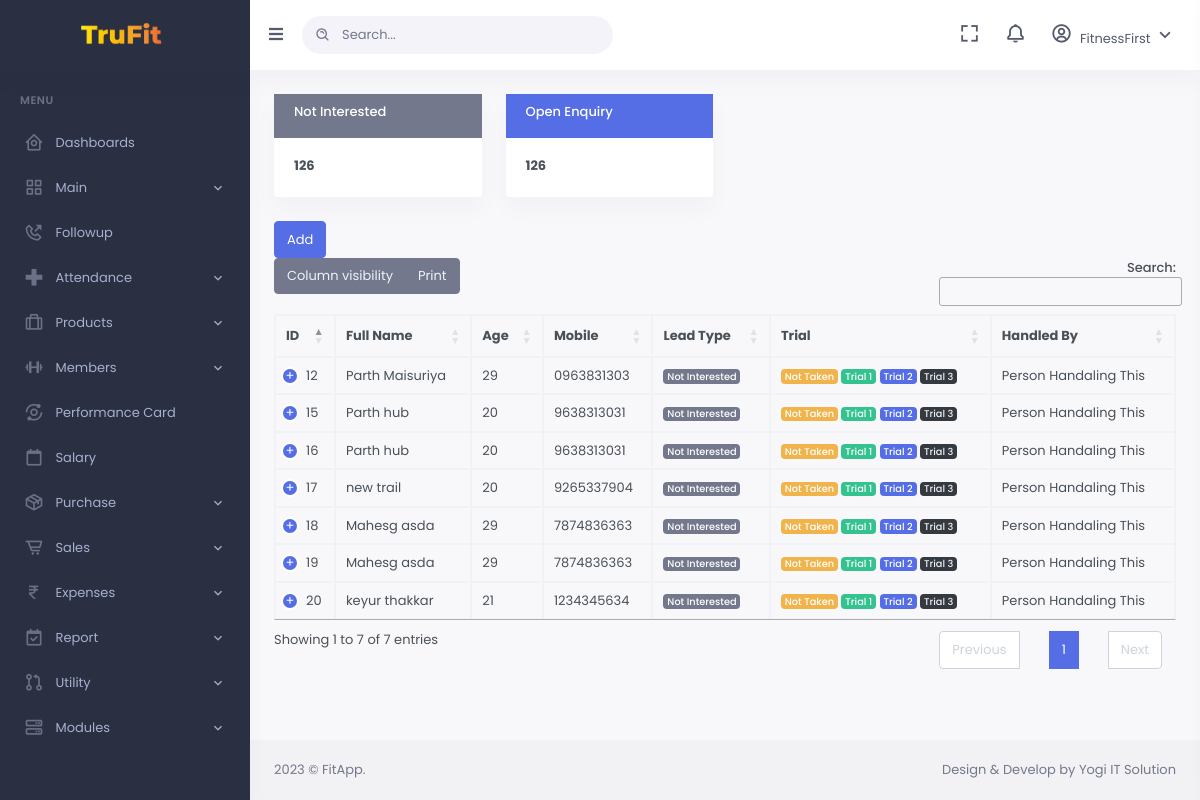
Screenshot of /all-inq-lost.php (signed in) with the database file from the repository.
### tables this page shows
CREATE TABLE `student` (
  `stdID` int(11) NOT NULL,
  `stdfName` varchar(100) NOT NULL,
  `stdlName` varchar(100) NOT NULL,
  `stdAge` int(3) NOT NULL,
  `stdGender` varchar(7) NOT NULL,
  `stdContact` varchar(10) NOT NULL,
  `stdEmailID` varchar(50) NOT NULL,
  `school` varchar(200) NOT NULL,
  `locationID` int(11) NOT NULL,
  `refID` int(11) NOT NULL,
  `programInterestedIN` int(11) NOT NULL,
  `resume` varchar(500) NOT NULL,
  `priority` varchar(50) NOT NULL,
  `remarks` varchar(500) NOT NULL
);

### all-inq-lost.php (the view, shortened to what this page needs)
<?php
include_once 'db_conn.php';
?>
<!DOCTYPE html>
<html lang="en">
<?php
include('inc/head.php')
?>
<body data-sidebar="dark">
    <div id="layout-wrapper">
        <?php
        include('inc/sidebar.php')
        ?>
        <div id="main" class="layout-column flex">
            <?php
            include('inc/header.php')
            ?>
            <div class="main-content">
                <div class="page-content">
                    <div class="container-fluid">
                        <div class="row ">
                            <div class="col-lg-12 col-12">
                                <div class="row ">
                                    <div class="col-md-3">
                                        <a href="#">
                                            <div class="card ">
                                                <div class="card-header bg-secondary">
                                                    <h6 class="text-white">Not Interested</h6>
                                                </div>
                                                <div class="card-body ">
                                                    <h6 class="fw-bolder mb-1">126</6>
                                                </div>
                                            </div>
                                        </a>
                                    </div>
                                    <div class="col-md-3">
                                        <a href="all-inquiry.php">
                                            <div class="card ">
                                                <div class="card-header bg-primary">
                                                    <h6 class="text-white">Open Enquiry</h6>
                                                </div>
                                                <div class="card-body ">
                                                    <h6 class="fw-bolder mb-1">126</6>
                                                </div>
                                            </div>
                                        </a>
                                    </div>
                                </div>
                            </div>
                        </div>
                        <div class="padding">
                            <table id="datatable-buttons" class="table table-bordered dt-responsive nowrap w-100">
                                <thead>
                                    <tr>
                                        <th data-sortable="true" data-field="id">ID</th>
                                        <th data-sortable="true" data-field="fullname">Full Name</th>
                                        <th data-sortable="true" data-field="age">Age</th>
                                        <th data-sortable="true" data-field="Mobile">Mobile</th>
                                        <th data-sortable="true" data-field="Lead Type">Lead Type</th>
                                        <th data-sortable="true" data-field="Trial">Trial</th>
                                        <th data-sortable="true" data-field="Handled By">Handled By</th>
                                        <a href="add-inquiry.php" class="btn btn-primary">Add</a>
                                    </tr>
                                </thead>
                                <tbody>
                                    <?php
                                    $sqlIn = "SELECT * FROM `student` as s inner JOIN location as l on s.locationID = l.locationID";
                                    $res = mysqli_query($conn, $sqlIn);
                                    while ($row = mysqli_fetch_assoc($res)) {
                                    ?>
                                        <tr class=" flex">
                                            <td class="flex"><?= $row['stdID'] ?></td>
                                            <td class="flex"><?= $row['stdfName'] . " " . $row['stdlName'] ?></td>
                                            <td class="flex"><?= $row['stdAge'] ?></td>
                                            <td class="flex"><?= $row['stdContact'] ?></td>
                                            <td>
                                                <span class="badge  bg-secondary">
                                                    Not Interested
                                                </span>
                                            </td>
                                            <td>
                                                <span class="badge  bg-warning">
                                                    Not Taken
                                                </span>
                                                <span class="badge  bg-success">
                                                    Trial 1
                                                </span>
                                                <span class="badge  bg-primary">
                                                    Trial 2
                                                </span>
                                                <span class="badge  bg-dark">
                                                    Trial 3
                                                </span>
                                            </td>
                                            <td>Person Handaling This</td>
                        </div>
                        </tr>
                    <?php } ?>
            <?php
            include('inc/footer.php')
            ?>
</body>
</html>

### inc/head.php (shortened to what this page needs)
<head>
        <link href="assets/css/bootstrap.min.css" id="bootstrap-style" rel="stylesheet" type="text/css" />
        <link href="assets/css/icons.min.css" rel="stylesheet" type="text/css" />
        <link href="assets/css/app.min.css" id="app-style" rel="stylesheet" type="text/css" />
        <link rel="stylesheet" href="//cdn.datatables.net/1.13.1/css/jquery.dataTables.min.css">
    </head>

### inc/sidebar.php (shortened to what this page needs)
<?php
    if(isset($_SESSION['roleID']))
    {
        $roleID = $_SESSION['roleID'];
        $roleArr = array();
        $i = 0;
        $sqlChkPer = "SELECT * from permissionmanager where roleID = $roleID";
        $resChkPer = mysqli_query($conn,$sqlChkPer);
        while($rowChkPer = mysqli_fetch_assoc($resChkPer))
        {
            $roleArr[$i] = $rowChkPer['perID'];
            $i = $i + 1;
        }
    }
    else
    {
        header("Location: login.php");
    }
 ?>
<div class="vertical-menu">
    <div data-simplebar class="h-100">
        <div id="sidebar-menu">
            <ul class="metismenu list-unstyled" id="side-menu">
                <li class="menu-title" key="t-menu">Menu</li>
                <li>
                    <a href="index.php" class="waves-effect">
                        <i class="bx bx-home-circle"></i>
                        <span key="t-dashboards">Dashboards</span>
                    </a>
                </li>
                <li>
                    <a href="javascript: void(0);" class="has-arrow waves-effect">
                        <i class="bx bx-grid-alt"></i>
                        <span key="t-dashboards">Main</span>
                    </a>
                </li>
                <?php
                    if(in_array(14,$roleArr))
                    {
                ?>
                <li>
                    <a href="followup.php" class="waves-effect">
                        <i class="bx bx-phone-outgoing"></i>
                        <span key="t-dashboards">Followup</span>
                    </a>
                </li>
                <?php } ?>
                <?php
                    if(in_array(10,$roleArr) || in_array(1,$roleArr))
                    {
                ?>
                <li>
                    <a href="javascript: void(0);" class="has-arrow waves-effect">
                        <i class="bx bx-plus-medical"></i>
                        <span key="t-dashboards">Attendance</span>
                    </a>
                        <?php } ?>
                </li>
                <?php
                    if(in_array(16,$roleArr))
                    {
                ?>
                <li>
                    <a href="javascript: void(0);" class="has-arrow waves-effect">
                        <i class="bx bx-briefcase-alt"></i>
                        <span key="t-dashboards">Products</span>
                    </a>
                </li>
                <?php } ?>
                <?php
                    if(in_array(17,$roleArr))
                    {
                ?>
                <li>
                    <a href="javascript: void(0);" class="has-arrow waves-effect">
                        <i class="bx bx-dumbbell"></i>
                        <span key="t-dashboards">Members</span>
                    </a>
                </li>
            <?php } ?>
                <li>
                    <a href="scorecard.php" class="waves-effect">
                        <i class="bx bx-analyse"></i>
                        <span key="t-dashboards">Performance Card</span>
                    </a>
                </li>
                <?php
                    if(in_array(4,$roleArr))
                    {
                ?>
                <li>
                    <a href="salarayregister.php" class="waves-effect">
                        <i class="bx bx-calendar-alt"></i>
                        <span key="t-dashboards">Salary</span>
                    </a>
                </li>
                <?php } ?>
                <?php
                    if(in_array(19,$roleArr))
                    {
                ?>
                <li>
                    <a href="javascript: void(0);" class="has-arrow waves-effect">
                        <i class="bx bx-package"></i>
                        <span key="t-dashboards">Purchase</span>
                    </a>
                </li>
            <?php } ?>
            <?php
                if(in_array(20,$roleArr))
                {
            ?>
                <li>
                    <a href="javascript: void(0);" class="has-arrow waves-effect">
                        <i class="bx bx-cart-alt"></i>
                        <span key="t-dashboards">Sales</span>
                    </a>
                </li>
            <?php } ?>
            <?php
                if(in_array(21,$roleArr))
                {
            ?>
                <li>
                    <a href="javascript: void(0);" class="has-arrow waves-effect">
                        <i class="bx bx-rupee"></i>
                        <span key="t-dashboards">Expenses</span>
                    </a>
                </li>
            <?php } ?>
            <?php
                if(in_array(3,$roleArr))
                {
            ?>
                <li>
                    <a href="javascript: void(0);" class="has-arrow waves-effect">
                        <i class="bx bx-calendar-check"></i>
                        <span key="t-dashboards">Report</span>
                    </a>
                </li>
            <?php } ?>
            <?php
                if(in_array(8,$roleArr))
                {
            ?>
                <li>
                    <a href="javascript: void(0);" class="has-arrow waves-effect">
                        <i class="bx bx-git-pull-request"></i>
                        <span key="t-dashboards">Utility</span>
                    </a>
                </li>
            <?php } ?>
            <?php
                if(in_array(9,$roleArr))
                {
            ?>
                <li>
                    <a href="javascript: void(0);" class="has-arrow waves-effect">
                        <i class="bx bx-server"></i>
                        <span key="t-dashboards">Modules</span>
                    </a>
                </li>
            <?php } ?>
            </ul>
        </div>
    </div>
</div>

### inc/header.php (shortened to what this page needs)
<header id="page-topbar">
    <div class="navbar-header">
        <div class="d-flex">
            <div class="navbar-brand-box">
                <a href="index.php" class="logo logo-light">
                    <span class="logo-lg">
                        <img src="assets/images/logo.png" alt="" height="50">
                    </span>
                </a>
            </div>
            <button type="button" class="btn btn-sm px-3 font-size-16 header-item waves-effect" id="vertical-menu-btn">
                <i class="fa fa-fw fa-bars"></i>
            </button>
            <form class="app-search d-none d-lg-block">
                <div class="position-relative">
                    <input type="text" class="form-control" placeholder="Search...">
                    <span class="bx bx-search-alt"></span>
                </div>
            </form>
        </div>
        <div class="d-flex">
            <div class="dropdown d-none d-lg-inline-block ms-1">
                <button type="button" class="btn header-item noti-icon waves-effect" data-toggle="fullscreen">
                    <i class="bx bx-fullscreen"></i>
                </button>
            </div>
            <div class="dropdown d-inline-block">
                <button type="button" class="btn header-item noti-icon " id="page-header-notifications-dropdown" data-bs-toggle="dropdown" aria-haspopup="true" aria-expanded="false">
                    <i class="bx bx-bell "></i>
                </button>
            </div>
            <div class="dropdown d-inline-block">
                <button type="button" class="btn header-item noti-icon " id="page-header-notifications-dropdown" data-bs-toggle="dropdown" aria-haspopup="true" aria-expanded="false">
                    <i class="bx bx-user-circle "></i>
                    <span class="d-none d-xl-inline-block ms-1" key="t-henry">FitnessFirst</span>
                    <i class="mdi mdi-chevron-down d-none d-xl-inline-block"></i>
                </button>
            </div>
        </div>
    </div>
</header>

### inc/footer.php
<footer class="footer">
                    <div class="container-fluid">
                        <div class="row">
                            <div class="col-sm-6">
                                <script>document.write(new Date().getFullYear())</script> © FitApp.
                            </div>
                            <div class="col-sm-6">
                                <div class="text-sm-end d-none d-sm-block">
                                    Design & Develop by Yogi IT Solution
                                </div>
                            </div>
                        </div>
                    </div>
                </footer>

### rows the page displays
student: stdID "12", stdfName "Parth", stdlName "Maisuriya", stdAge "29", stdContact "0963831303"
student: stdID "15", stdfName "Parth", stdlName "hub", stdAge "20", stdContact "9638313031"
student: stdID "16", stdfName "Parth", stdlName "hub", stdAge "20", stdContact "9638313031"
student: stdID "17", stdfName "new", stdlName "trail", stdAge "20", stdContact "9265337904"
student: stdID "18", stdfName "Mahesg", stdlName "asda", stdAge "29", stdContact "7874836363"
student: stdID "19", stdfName "Mahesg", stdlName "asda", stdAge "29", stdContact "7874836363"
student: stdID "20", stdfName "keyur", stdlName "thakkar", stdAge "21", stdContact "1234345634"
